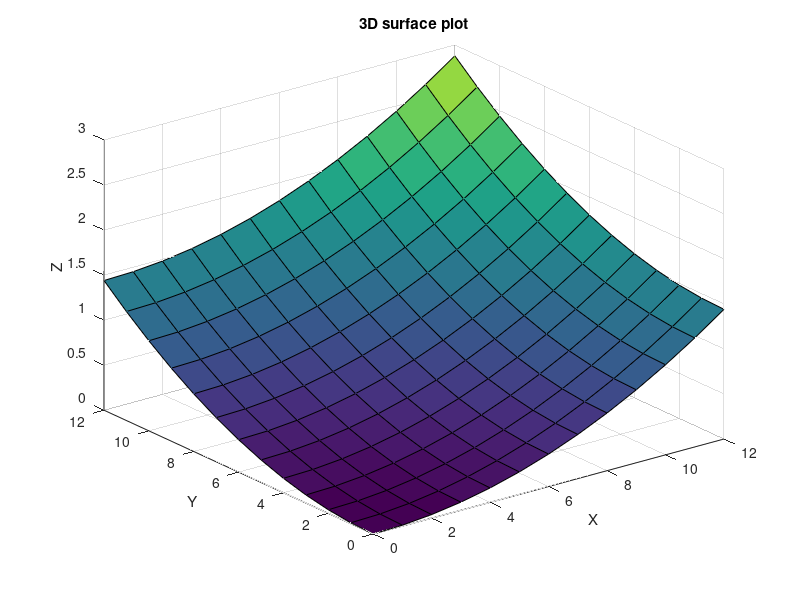

The MATLAB source for this figure:
clear all
clc
close all
x=0:4*pi;
y=0:4*pi;

[X,Y]=meshgrid(x,y);
z=(X.^2)/(100)+(Y.^2)/(100);
surf(X,Y,z);
grid on
xlabel('X');
ylabel('Y');
zlabel('Z');
title('3D surface plot');